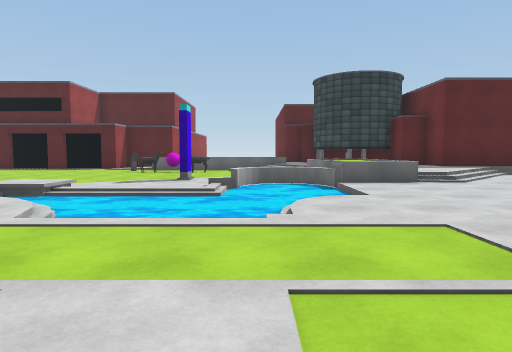
[1] (above)

17 first-person views from a walk through a Unity game level. The camera is 1.2 m above the floor, tilts 4° down and sees 75° across. The floor is counted in squares, 2 m on a side. Each view is taken from the middle of a square. On the plan, view 1 faces up. The plan holds only what a view shows up to about 10 squares ahead; the rest is blank. The place goes on beyond the plan. Some surface patterns are stand-ins.

[2]
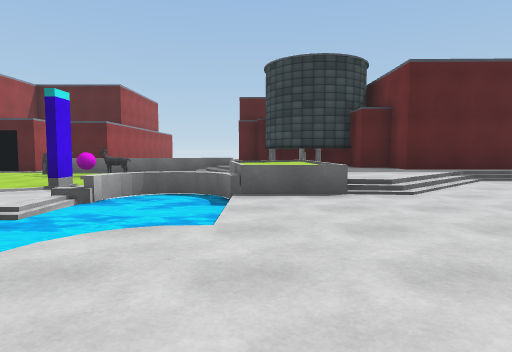

[3]
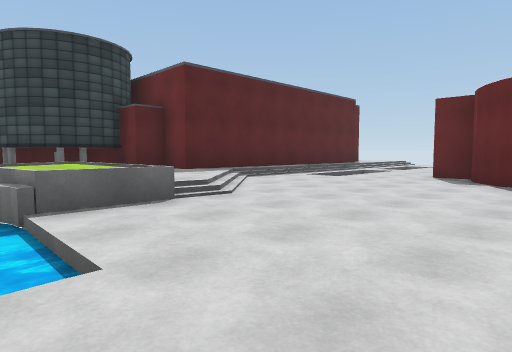

[4]
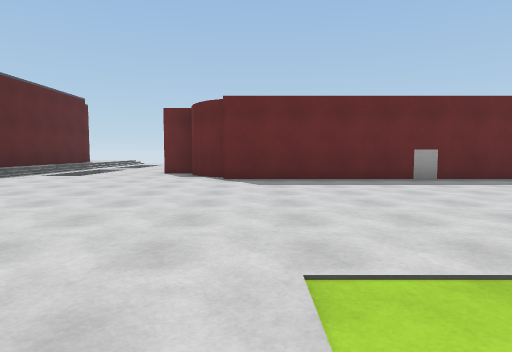

[5]
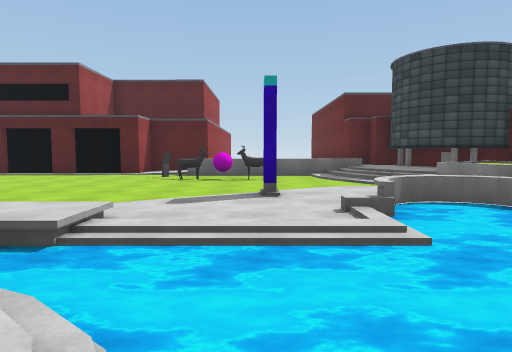

[6]
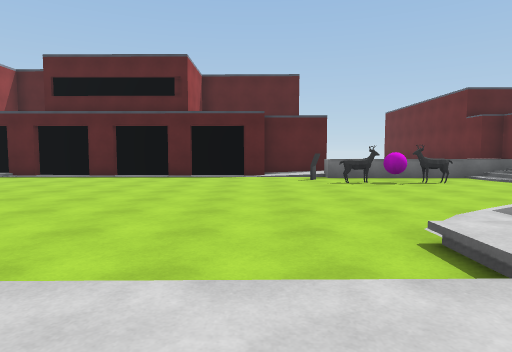

[7]
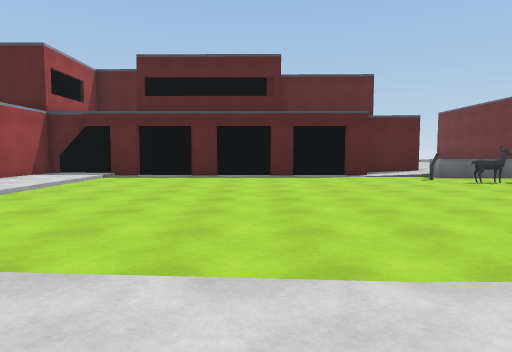

[8]
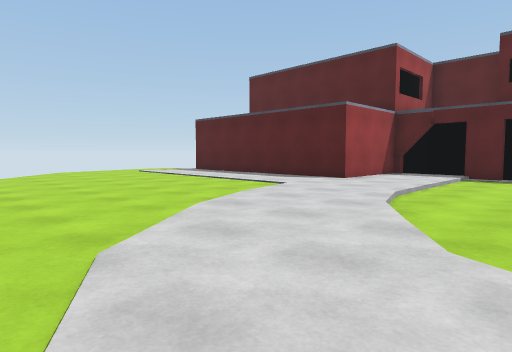

[9]
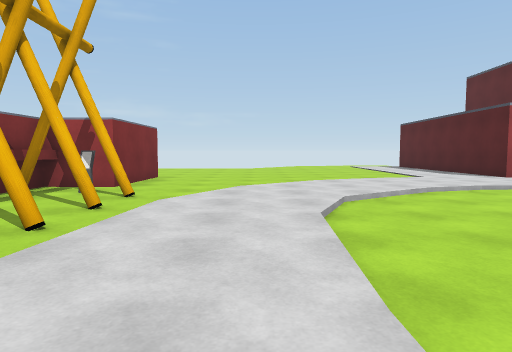

[10]
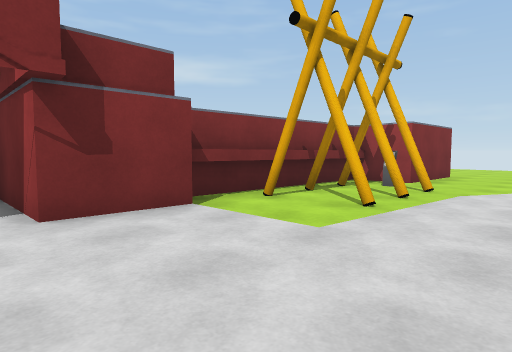

[11]
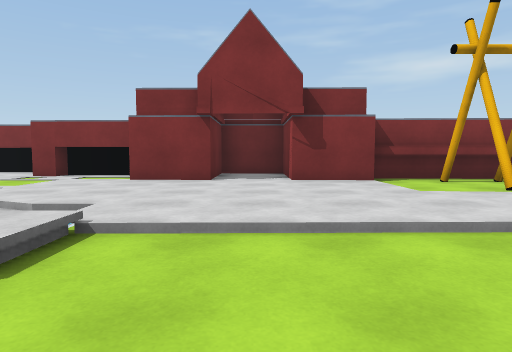

[12]
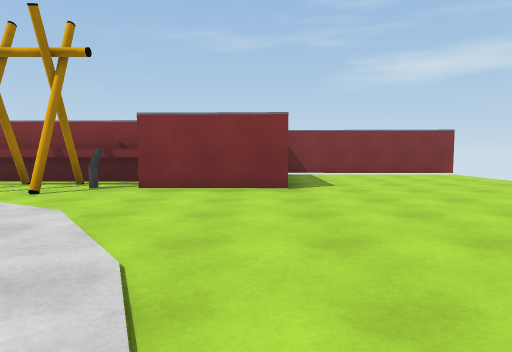

[13]
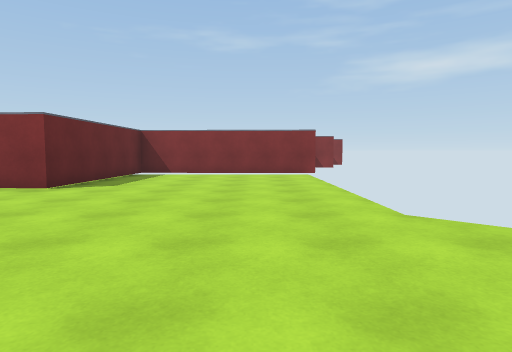

[14]
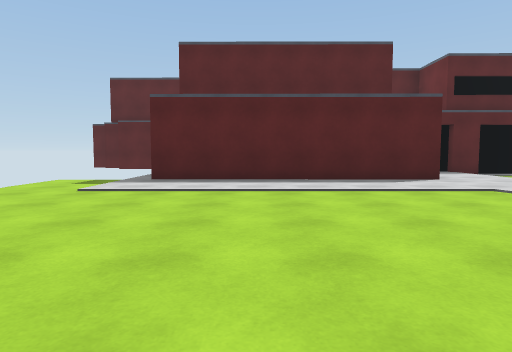

[15]
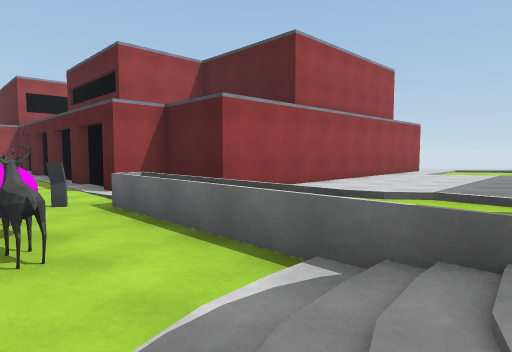

[16]
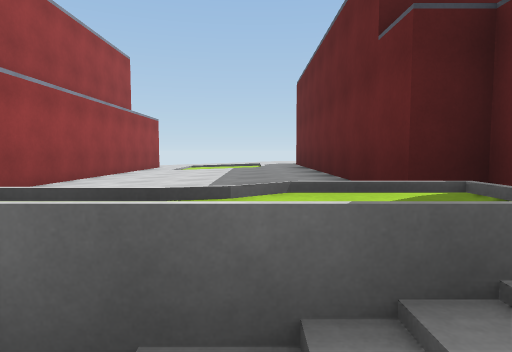

[17]
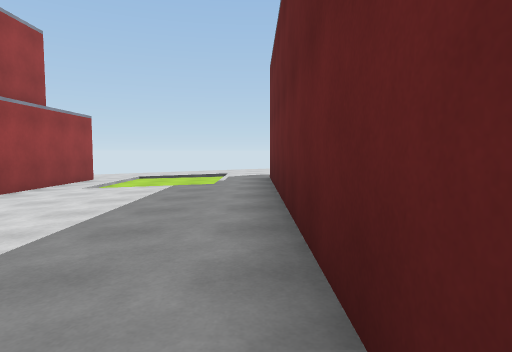

### Floor plan
Key: @ floor where view 1 was taken; # wall or solid block; . main floor; : floor 0.25 m higher than the main floor; - floor 0.25 m lower than the main floor; + floor 0.75 m higher than the main floor; / step, stairs or slope; = window, fence, low wall or low ledge; ≈ water the walk keeps out of; ^ raised ledge; O other object.
Columns run from 23 left of view 1 to 10 right of it. Each row starts with its distance up from view 1.
 25                     .///:
 24                    #.../:
 23                    #.../:#
 22                    #.../:#
 21                    #.::::#
 20                    #.::::#
 19                    #.::::#
 18                    #.::::#
 17                    #.::::#
 16                    # ::::#
 15                  ###    :#
 14         ##########..   // #
 13         #./--------=+++// ##
 12        ##./--------O---//:####
 11 ..######../--------OOO--/:  :#####
 10 ........../-------------///::::::
  9 ........../--------------++::/../
  8  ........./----------#--^++:/...-
  7  ........../----------/≈≈///......
  6   ........../------:../≈≈.........
  5    ................≈≈≈≈≈≈........#
  4    ..................≈≈≈.......###
  3    ........OOO.................#
  2    .....###OOO.................#
  1    .....#########.##...........#
  0    .....#       #.#####@  .....#
 -1    .....#       ###   ###   ...#
 -2   #######                    ..#
 -3                                #

Where each view was taken, in squares from view 1:
view 1: 0 up, 0 right, facing up
view 2: 2 up, 2 right, facing up
view 3: 3 up, 1 right, facing up-right
view 4: 3 up, 0 right, facing right
view 5: 3 up, 2 left, facing up
view 6: 4 up, 6 left, facing up
view 7: 4 up, 9 left, facing up
view 8: 4 up, 11 left, facing up-left
view 9: 5 up, 7 left, facing left
view 10: 5 up, 6 left, facing down-left
view 11: 8 up, 6 left, facing down
view 12: 8 up, 15 left, facing down
view 13: 8 up, 19 left, facing down
view 14: 4 up, 19 left, facing up
view 15: 11 up, 1 right, facing up-left
view 16: 12 up, 0 right, facing up
view 17: 15 up, 1 right, facing up
